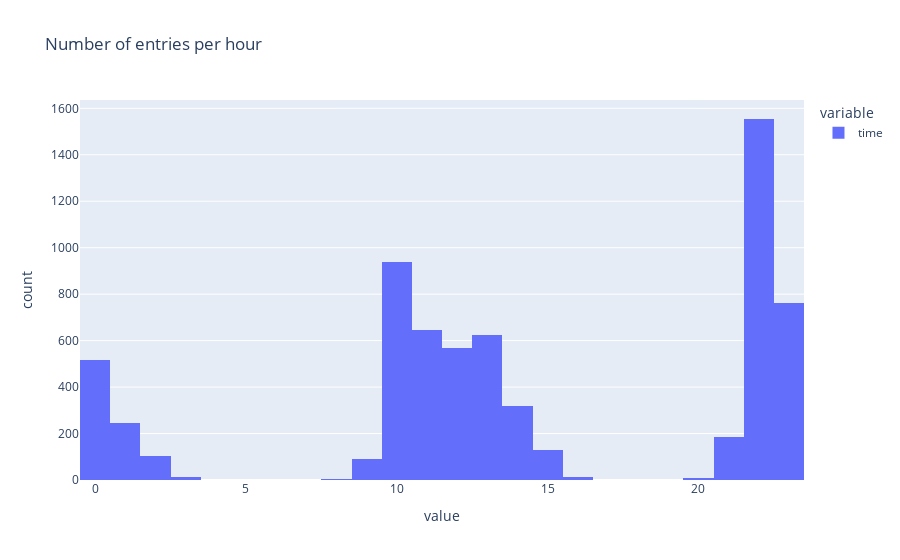

Notebook code cell kept with this figure:
### Code cell
raw_data.time.dt.hour.hist(bins=24, title="Number of entries per hour")

### Figure 1 — Plotly figure (JSON) as saved in the notebook; plotly's stock layout.template omitted (floating-point values rounded to 4 significant figures; data arrays with more than 128 entries replaced by an {"elided": "..."} marker saying what was removed)
{"data": [{"alignmentgroup": "True", "bingroup": "x", "hovertemplate": "variable=time<br>value=%{x}<br>count=%{y}<extra></extra>", "legendgroup": "time", "marker": {"color": "#636efa", "pattern": {"shape": ""}}, "name": "time", "offsetgroup": "time", "orientation": "v", "showlegend": true, "type": "histogram", "x": {"elided": "6728 int values"}, "xaxis": "x", "yaxis": "y"}], "layout": {"barmode": "relative", "legend": {"title": {"text": "variable"}, "tracegroupgap": 0}, "title": {"text": "Number of entries per hour"}, "xaxis": {"anchor": "y", "domain": [0, 1], "title": {"text": "value"}}, "yaxis": {"anchor": "x", "domain": [0, 1], "title": {"text": "count"}}}}
